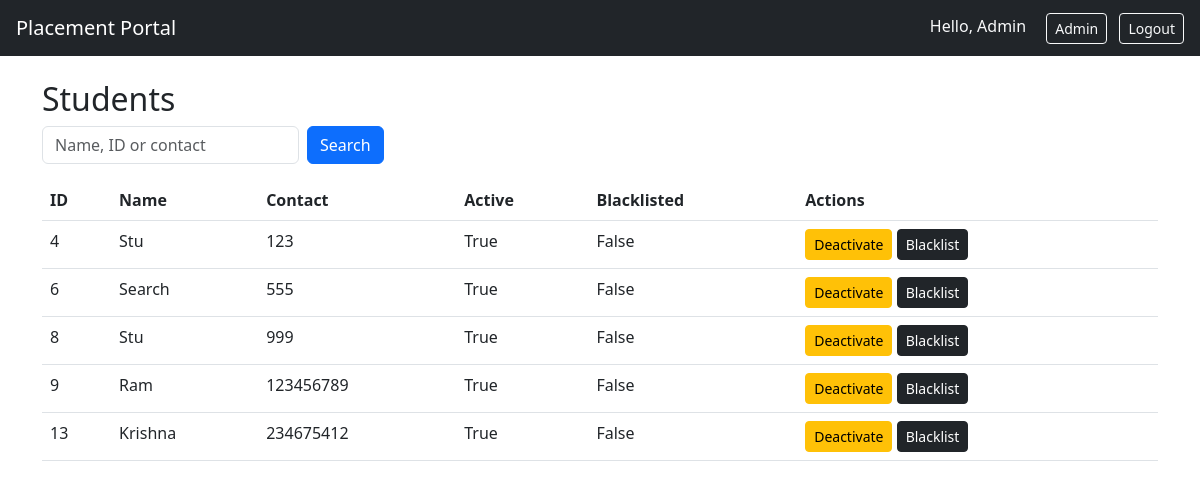
The page /admin/students (signed in) on the database its author committed.
### models.py (models this page shows)
class User(UserMixin, db.Model):
    id = db.Column(db.Integer, primary_key=True)
    role = db.Column(db.String(20))
    name = db.Column(db.String(100))
    email = db.Column(db.String(120), unique=True)
    password = db.Column(db.String(200))
    active = db.Column(db.Boolean, default=True)
    blacklisted = db.Column(db.Boolean, default=False)

class Student(db.Model):
    id = db.Column(db.Integer, primary_key=True)
    user_id = db.Column(db.Integer, db.ForeignKey('user.id'))
    contact = db.Column(db.String(20))
    course = db.Column(db.String(100))
    cgpa = db.Column(db.Float)
    resume = db.Column(db.String(200))
    user = db.relationship('User', backref='student', uselist=False)
    applications = db.relationship('Application', backref='student', lazy=True)

### app.py (the view, shortened to what this page needs)
@app.route("/admin/students")
@admin_required
def admin_students():
    action = request.args.get("action")
    sid = request.args.get("id")
    search = request.args.get("search", "")
    students_query = Student.query.join(User)
    if search:
        term = f"%{search}%"
        filters = [User.name.ilike(term), Student.contact.ilike(term)]
        if search.isdigit():
            filters.append(User.id == int(search))
        students_query = students_query.filter(db.or_(*filters))
    students = students_query.all()
    return render_template("admin/students.html", students=students, search=search)

### app.py (called while the page is built)
@login_manager.user_loader
def load_user(user_id):
    return User.query.get(int(user_id))

def admin_required(f):
    @wraps(f)
    def decorated(*args, **kwargs):
        if not current_user.is_authenticated or current_user.role != "admin":
            flash("Admin access required", "error")
            return redirect(url_for("login"))
        return f(*args, **kwargs)
    return decorated

### templates/admin/students.html
{% extends "base.html" %}
{% block content %}
<h2>Students</h2>
<form class="row g-2" method="get">
    <div class="col-auto">
        <input type="text" name="search" placeholder="Name, ID or contact" value="{{ search }}" class="form-control">
    </div>
    <div class="col-auto">
        <button class="btn btn-primary">Search</button>
    </div>
</form>
<table class="table table-hover mt-3">
    <thead><tr><th>ID</th><th>Name</th><th>Contact</th><th>Active</th><th>Blacklisted</th><th>Actions</th></tr></thead>
    <tbody>
    {% for stud in students %}
        <tr>
            <td>{{ stud.user.id }}</td>
            <td>{{ stud.user.name }}</td>
            <td>{{ stud.contact }}</td>
            <td>{{ stud.user.active }}</td>
            <td>{{ stud.user.blacklisted }}</td>
            <td>
                <a class="btn btn-sm btn-warning" href="?action=deactivate&id={{ stud.id }}">Deactivate</a>
                <a class="btn btn-sm btn-dark" href="?action=blacklist&id={{ stud.id }}">Blacklist</a>
            </td>
        </tr>
    {% endfor %}
    </tbody>
</table>
{% endblock %}

### templates/base.html (shortened to what this page needs)
<!DOCTYPE html>
<html>
<head>
    <link href="https://cdn.jsdelivr.net/npm/bootstrap@5.3.0/dist/css/bootstrap.min.css" rel="stylesheet">
</head>
<body>
<nav class="navbar navbar-dark bg-dark px-3">
    <a class="navbar-brand" href="/">Placement Portal</a>
    <div class="ms-auto">
        {% if current_user.is_authenticated %}
            <span class="navbar-text text-light me-3">Hello, {{ current_user.name }}</span>
            {% if current_user.role == 'admin' %}
                <a class="btn btn-outline-light btn-sm me-2" href="{{ url_for('admin_dashboard') }}">Admin</a>
            {% elif current_user.role == 'company' %}
                <a class="btn btn-outline-light btn-sm me-2" href="{{ url_for('company_dashboard') }}">Dashboard</a>
                <a class="btn btn-outline-light btn-sm me-2" href="{{ url_for('company_profile') }}">Profile</a>
            {% endif %}
            <a class="btn btn-outline-light btn-sm" href="{{ url_for('logout') }}">Logout</a>
        {% else %}
            <a class="btn btn-outline-light btn-sm me-2" href="{{ url_for('login') }}">Login</a>
            <a class="btn btn-outline-light btn-sm" href="{{ url_for('register_student') }}">Register Student</a>
            <a class="btn btn-outline-light btn-sm" href="{{ url_for('register_company') }}">Register Company</a>
        {% endif %}
    </div>
</nav>
<div class="container mt-4">
    {% block content %}{% endblock %}
</div>
</body>
</html>

### rows shown on the page
User: name "Admin"
Student: user.id "4", user.name "Stu", contact "123", user.active "True", user.blacklisted "False"
Student: user.id "6", user.name "Search", contact "555", user.active "True", user.blacklisted "False"
Student: user.id "8", user.name "Stu", contact "999", user.active "True", user.blacklisted "False"
Student: user.id "9", user.name "Ram", contact "123456789", user.active "True", user.blacklisted "False"
Student: user.id "13", user.name "Krishna", contact "234675412", user.active "True", user.blacklisted "False"
